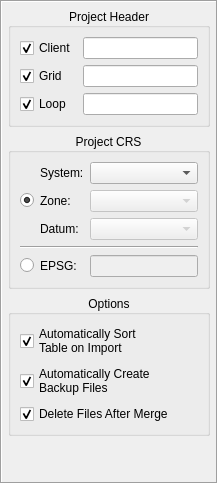
         <widget class="QFrame" name="frame_4">
          <property name="sizePolicy">
           <sizepolicy hsizetype="Preferred" vsizetype="Preferred">
            <horstretch>1</horstretch>
            <verstretch>0</verstretch>
           </sizepolicy>
          </property>
          <property name="minimumSize">
           <size>
            <width>0</width>
            <height>0</height>
           </size>
          </property>
          <property name="maximumSize">
           <size>
            <width>16777215</width>
            <height>16777215</height>
           </size>
          </property>
          <property name="baseSize">
           <size>
            <width>0</width>
            <height>0</height>
           </size>
          </property>
          <property name="focusPolicy">
           <enum>Qt::StrongFocus</enum>
          </property>
          <property name="frameShape">
           <enum>QFrame::Box</enum>
          </property>
          <property name="frameShadow">
           <enum>QFrame::Sunken</enum>
          </property>
          <layout class="QVBoxLayout" name="verticalLayout">
           <property name="leftMargin">
            <number>6</number>
           </property>
           <property name="topMargin">
            <number>6</number>
           </property>
           <property name="rightMargin">
            <number>6</number>
           </property>
           <property name="bottomMargin">
            <number>6</number>
           </property>
           <item>
            <widget class="QGroupBox" name="groupBox_6">
             <property name="sizePolicy">
              <sizepolicy hsizetype="Expanding" vsizetype="Maximum">
               <horstretch>0</horstretch>
               <verstretch>0</verstretch>
              </sizepolicy>
             </property>
             <property name="minimumSize">
              <size>
               <width>0</width>
               <height>100</height>
              </size>
             </property>
             <property name="maximumSize">
              <size>
               <width>16777215</width>
               <height>16777215</height>
              </size>
             </property>
             <property name="title">
              <string>Project Header</string>
             </property>
             <property name="alignment">
              <set>Qt::AlignCenter</set>
             </property>
             <property name="flat">
              <bool>false</bool>
             </property>
             <layout class="QGridLayout" name="gridLayout_6">
              <item row="2" column="1">
               <widget class="QLineEdit" name="loop_edit">
                <property name="sizePolicy">
                 <sizepolicy hsizetype="Preferred" vsizetype="Fixed">
                  <horstretch>0</horstretch>
                  <verstretch>0</verstretch>
                 </sizepolicy>
                </property>
                <property name="minimumSize">
                 <size>
                  <width>0</width>
                  <height>20</height>
                 </size>
                </property>
                <property name="maximumSize">
                 <size>
                  <width>16777215</width>
                  <height>16777215</height>
                 </size>
                </property>
               </widget>
              </item>
              <item row="0" column="0">
               <widget class="QCheckBox" name="share_client_cbox">
                <property name="sizePolicy">
                 <sizepolicy hsizetype="Maximum" vsizetype="Preferred">
                  <horstretch>0</horstretch>
                  <verstretch>0</verstretch>
                 </sizepolicy>
                </property>
                <property name="text">
                 <string>Client</string>
                </property>
                <property name="checked">
                 <bool>true</bool>
                </property>
               </widget>
              </item>
              <item row="1" column="0">
               <widget class="QCheckBox" name="share_grid_cbox">
                <property name="sizePolicy">
                 <sizepolicy hsizetype="Preferred" vsizetype="Preferred">
                  <horstretch>0</horstretch>
                  <verstretch>0</verstretch>
                 </sizepolicy>
                </property>
                <property name="text">
                 <string>Grid</string>
                </property>
                <property name="checked">
                 <bool>true</bool>
                </property>
               </widget>
              </item>
              <item row="1" column="1">
               <widget class="QLineEdit" name="grid_edit">
                <property name="sizePolicy">
                 <sizepolicy hsizetype="Preferred" vsizetype="Fixed">
                  <horstretch>0</horstretch>
                  <verstretch>0</verstretch>
                 </sizepolicy>
                </property>
                <property name="minimumSize">
                 <size>
                  <width>0</width>
                  <height>20</height>
                 </size>
                </property>
                <property name="maximumSize">
                 <size>
                  <width>16777215</width>
                  <height>16777215</height>
                 </size>
                </property>
                <property name="frame">
                 <bool>true</bool>
                </property>
               </widget>
              </item>
              <item row="0" column="1">
               <widget class="QLineEdit" name="client_edit">
                <property name="sizePolicy">
                 <sizepolicy hsizetype="Preferred" vsizetype="Fixed">
                  <horstretch>0</horstretch>
                  <verstretch>0</verstretch>
                 </sizepolicy>
                </property>
                <property name="minimumSize">
                 <size>
                  <width>0</width>
                  <height>20</height>
                 </size>
                </property>
                <property name="maximumSize">
                 <size>
                  <width>16777215</width>
                  <height>16777215</height>
                 </size>
                </property>
                <property name="frame">
                 <bool>true</bool>
                </property>
               </widget>
              </item>
              <item row="2" column="0">
               <widget class="QCheckBox" name="share_loop_cbox">
                <property name="sizePolicy">
                 <sizepolicy hsizetype="Preferred" vsizetype="Preferred">
                  <horstretch>0</horstretch>
                  <verstretch>0</verstretch>
                 </sizepolicy>
                </property>
                <property name="text">
                 <string>Loop</string>
                </property>
                <property name="checkable">
                 <bool>true</bool>
                </property>
                <property name="checked">
                 <bool>true</bool>
                </property>
               </widget>
              </item>
             </layout>
            </widget>
           </item>
           <item>
            <widget class="QGroupBox" name="project_crs_box">
             <property name="sizePolicy">
              <sizepolicy hsizetype="Expanding" vsizetype="Maximum">
               <horstretch>0</horstretch>
               <verstretch>0</verstretch>
              </sizepolicy>
             </property>
             <property name="minimumSize">
              <size>
               <width>0</width>
               <height>100</height>
              </size>
             </property>
             <property name="maximumSize">
              <size>
               <width>16777215</width>
               <height>16777215</height>
              </size>
             </property>
             <property name="layoutDirection">
              <enum>Qt::LeftToRight</enum>
             </property>
             <property name="title">
              <string>Project CRS</string>
             </property>
             <property name="alignment">
              <set>Qt::AlignCenter</set>
             </property>
             <property name="flat">
              <bool>false</bool>
             </property>
             <property name="checkable">
              <bool>false</bool>
             </property>
             <layout class="QGridLayout" name="gridLayout">
              <item row="2" column="1">
               <widget class="QLabel" name="label_2">
                <property name="text">
                 <string>Zone:</string>
                </property>
               </widget>
              </item>
              <item row="1" column="2">
               <widget class="QComboBox" name="gps_system_cbox">
                <property name="sizePolicy">
                 <sizepolicy hsizetype="Preferred" vsizetype="Fixed">
                  <horstretch>0</horstretch>
                  <verstretch>0</verstretch>
                 </sizepolicy>
                </property>
                <property name="minimumSize">
                 <size>
                  <width>0</width>
                  <height>20</height>
                 </size>
                </property>
                <property name="maximumSize">
                 <size>
                  <width>16777215</width>
                  <height>16777215</height>
                 </size>
                </property>
                <property name="layoutDirection">
                 <enum>Qt::LeftToRight</enum>
                </property>
               </widget>
              </item>
              <item row="2" column="2">
               <widget class="QComboBox" name="gps_zone_cbox">
                <property name="enabled">
                 <bool>false</bool>
                </property>
                <property name="sizePolicy">
                 <sizepolicy hsizetype="Preferred" vsizetype="Fixed">
                  <horstretch>0</horstretch>
                  <verstretch>0</verstretch>
                 </sizepolicy>
                </property>
                <property name="minimumSize">
                 <size>
                  <width>0</width>
                  <height>20</height>
                 </size>
                </property>
                <property name="maximumSize">
                 <size>
                  <width>16777215</width>
                  <height>16777215</height>
                 </size>
                </property>
                <property name="layoutDirection">
                 <enum>Qt::LeftToRight</enum>
                </property>
               </widget>
              </item>
              <item row="3" column="2">
               <widget class="QComboBox" name="gps_datum_cbox">
                <property name="enabled">
                 <bool>false</bool>
                </property>
                <property name="sizePolicy">
                 <sizepolicy hsizetype="Preferred" vsizetype="Fixed">
                  <horstretch>0</horstretch>
                  <verstretch>0</verstretch>
                 </sizepolicy>
                </property>
                <property name="minimumSize">
                 <size>
                  <width>0</width>
                  <height>20</height>
                 </size>
                </property>
                <property name="maximumSize">
                 <size>
                  <width>16777215</width>
                  <height>16777215</height>
                 </size>
                </property>
                <property name="layoutDirection">
                 <enum>Qt::LeftToRight</enum>
                </property>
               </widget>
              </item>
              <item row="2" column="0">
               <widget class="QRadioButton" name="crs_rbtn">
                <property name="text">
                 <string/>
                </property>
                <property name="checked">
                 <bool>true</bool>
                </property>
               </widget>
              </item>
              <item row="3" column="1">
               <widget class="QLabel" name="label_3">
                <property name="text">
                 <string>Datum:</string>
                </property>
               </widget>
              </item>
              <item row="1" column="1">
               <widget class="QLabel" name="label">
                <property name="sizePolicy">
                 <sizepolicy hsizetype="Maximum" vsizetype="Preferred">
                  <horstretch>0</horstretch>
                  <verstretch>0</verstretch>
                 </sizepolicy>
                </property>
                <property name="text">
                 <string>System:</string>
                </property>
               </widget>
              </item>
              <item row="5" column="0">
               <widget class="QRadioButton" name="epsg_rbtn">
                <property name="text">
                 <string/>
                </property>
               </widget>
              </item>
              <item row="5" column="2">
               <widget class="QLineEdit" name="epsg_edit">
                <property name="enabled">
                 <bool>false</bool>
                </property>
               </widget>
              </item>
              <item row="5" column="1">
               <widget class="QLabel" name="label_4">
                <property name="text">
                 <string>EPSG:</string>
                </property>
               </widget>
              </item>
              <item row="4" column="0" colspan="3">
               <widget class="Line" name="line">
                <property name="frameShadow">
                 <enum>QFrame::Sunken</enum>
                </property>
                <property name="lineWidth">
                 <number>1</number>
                </property>
                <property name="midLineWidth">
                 <number>0</number>
                </property>
                <property name="orientation">
                 <enum>Qt::Horizontal</enum>
                </property>
               </widget>
              </item>
             </layout>
            </widget>
           </item>
           <item>
            <widget class="QGroupBox" name="groupBox_8">
             <property name="sizePolicy">
              <sizepolicy hsizetype="Preferred" vsizetype="Maximum">
               <horstretch>0</horstretch>
               <verstretch>0</verstretch>
              </sizepolicy>
             </property>
             <property name="minimumSize">
              <size>
               <width>0</width>
               <height>0</height>
              </size>
             </property>
             <property name="maximumSize">
              <size>
               <width>16777215</width>
               <height>16777215</height>
              </size>
             </property>
             <property name="title">
              <string>Options</string>
             </property>
             <property name="alignment">
              <set>Qt::AlignCenter</set>
             </property>
             <layout class="QVBoxLayout" name="verticalLayout_8">
              <item>
               <widget class="QCheckBox" name="auto_sort_files_cbox">
                <property name="sizePolicy">
                 <sizepolicy hsizetype="Preferred" vsizetype="Fixed">
                  <horstretch>0</horstretch>
                  <verstretch>0</verstretch>
                 </sizepolicy>
                </property>
                <property name="text">
                 <string>Automatically Sort
Table on Import</string>
                </property>
                <property name="checked">
                 <bool>true</bool>
                </property>
               </widget>
              </item>
              <item>
               <widget class="QCheckBox" name="auto_create_backup_files_cbox">
                <property name="sizePolicy">
                 <sizepolicy hsizetype="Preferred" vsizetype="Fixed">
                  <horstretch>0</horstretch>
                  <verstretch>0</verstretch>
                 </sizepolicy>
                </property>
                <property name="text">
                 <string>Automatically Create
Backup Files</string>
                </property>
                <property name="checked">
                 <bool>true</bool>
                </property>
               </widget>
              </item>
              <item>
               <widget class="QCheckBox" name="delete_merged_files_cbox">
                <property name="sizePolicy">
                 <sizepolicy hsizetype="Preferred" vsizetype="Fixed">
                  <horstretch>0</horstretch>
                  <verstretch>0</verstretch>
                 </sizepolicy>
                </property>
                <property name="text">
                 <string>Delete Files After Merge</string>
                </property>
                <property name="checked">
                 <bool>true</bool>
                </property>
               </widget>
              </item>
             </layout>
            </widget>
           </item>
           <item>
            <spacer name="verticalSpacer">
             <property name="orientation">
              <enum>Qt::Vertical</enum>
             </property>
             <property name="sizeHint" stdset="0">
              <size>
               <width>20</width>
               <height>40</height>
              </size>
             </property>
            </spacer>
           </item>
          </layout>
         </widget>
